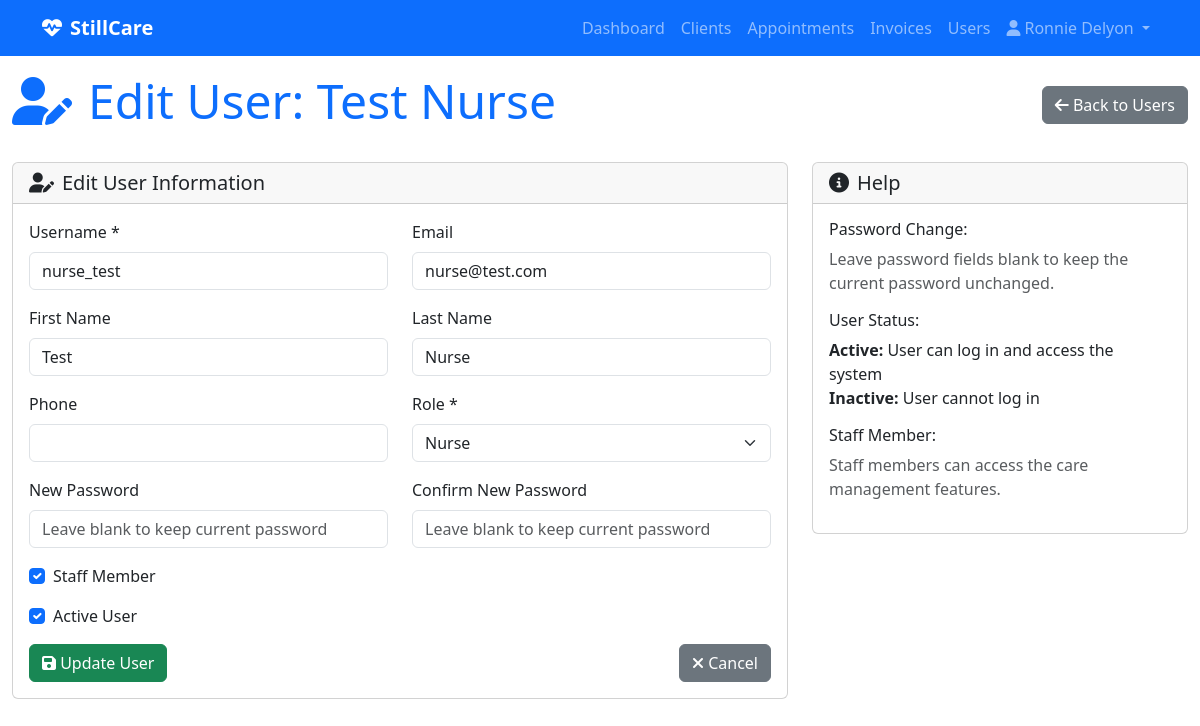
Page /users/1/edit/ (signed in) on the committed database.
### authentication/models.py (models this page shows, shortened)
class User(AbstractUser):
    ROLE_CHOICES = [
        ('nurse', 'Nurse'),
        ('admin', 'Admin'),
    ]
    role = models.CharField(
        max_length=10,
        choices=ROLE_CHOICES,
        default='nurse',
        help_text="User role in the system"
    )
    phone = models.CharField(max_length=20, blank=True, null=True)
    is_staff_member = models.BooleanField(
        default=True,
        help_text="Whether this user is a staff member"
    )
    login_code = models.CharField(
        max_length=6,
        unique=True,
        blank=True,
        null=True,
        validators=[
            RegexValidator(
                regex=r'^[0-9]{6}$',
                message='Login code must be exactly 6 digits.',
                code='invalid_login_code'
            ),
        ],
        help_text="6-digit code for app login (optional)"
    )
    biometric_id = models.CharField(
        max_length=255,
        unique=True,
        blank=True,
        null=True,
        help_text="Unique biometric identifier for fingerprint/face recognition (optional)"
    )
    class Meta:
        verbose_name = "User"
        verbose_name_plural = "Users"

### care_backend/views.py (the view, shortened to what this page needs)
# urls.py: path('users/<int:user_id>/edit/', views.user_edit, name='user_edit'),
@login_required
@user_passes_test(is_admin)
def user_edit(request, user_id):
    user = get_object_or_404(User, id=user_id)
    context = {
        'user_detail': user,
    }
    return render(request, 'users/edit.html', context)

### care_backend/views.py (called while the page is built)
def is_admin(user):
    return user.is_authenticated and (user.is_superuser or user.role == 'admin')

### templates/users/edit.html (shortened to what this page needs)
{% extends "base.html" %}
{% block content %}
<div class="d-flex justify-content-between align-items-center mb-4">
    <h1 class="display-5 text-primary">
        <i class="fas fa-user-edit me-3"></i>Edit User: {{ user_detail.get_full_name|default:user_detail.username }}
    </h1>
    <a href="{% url 'user_list' %}" class="btn btn-secondary">
        <i class="fas fa-arrow-left"></i> Back to Users
    </a>
</div>
<div class="row">
    <div class="col-lg-8">
        <div class="card">
            <div class="card-header">
                <h5 class="mb-0"><i class="fas fa-user-edit me-2"></i>Edit User Information</h5>
            </div>
            <div class="card-body">
                <form method="post">
                    <div class="row">
                        <div class="col-md-6 mb-3">
                            <label for="username" class="form-label">Username *</label>
                            <input type="text" class="form-control" id="username" name="username" value="{{ user_detail.username }}" required>
                        </div>
                        <div class="col-md-6 mb-3">
                            <label for="email" class="form-label">Email</label>
                            <input type="email" class="form-control" id="email" name="email" value="{{ user_detail.email|default:'' }}">
                        </div>
                    </div>
                    <div class="row">
                        <div class="col-md-6 mb-3">
                            <label for="first_name" class="form-label">First Name</label>
                            <input type="text" class="form-control" id="first_name" name="first_name" value="{{ user_detail.first_name|default:'' }}">
                        </div>
                        <div class="col-md-6 mb-3">
                            <label for="last_name" class="form-label">Last Name</label>
                            <input type="text" class="form-control" id="last_name" name="last_name" value="{{ user_detail.last_name|default:'' }}">
                        </div>
                    </div>
                    <div class="row">
                        <div class="col-md-6 mb-3">
                            <label for="phone" class="form-label">Phone</label>
                            <input type="tel" class="form-control" id="phone" name="phone" value="{{ user_detail.phone|default:'' }}">
                        </div>
                        <div class="col-md-6 mb-3">
                            <label for="role" class="form-label">Role *</label>
                            <select class="form-select" id="role" name="role" required>
                                <option value="nurse" {% if user_detail.role == 'nurse' %}selected{% endif %}>Nurse</option>
                            </select>
                        </div>
                    </div>
                    <div class="row">
                        <div class="col-md-6 mb-3">
                            <label for="password1" class="form-label">New Password</label>
                            <input type="password" class="form-control" id="password1" name="password1" placeholder="Leave blank to keep current password">
                        </div>
                        <div class="col-md-6 mb-3">
                            <label for="password2" class="form-label">Confirm New Password</label>
                            <input type="password" class="form-control" id="password2" name="password2" placeholder="Leave blank to keep current password">
                        </div>
                    </div>
                    <div class="mb-3">
                        <div class="form-check">
                            <input class="form-check-input" type="checkbox" id="is_staff_member" name="is_staff_member" {% if user_detail.is_staff_member %}checked{% endif %}>
                            <label class="form-check-label" for="is_staff_member">
                                Staff Member
                            </label>
                        </div>
                    </div>
                    <div class="mb-3">
                        <div class="form-check">
                            <input class="form-check-input" type="checkbox" id="is_active" name="is_active" {% if user_detail.is_active %}checked{% endif %}>
                            <label class="form-check-label" for="is_active">
                                Active User
                            </label>
                        </div>
                    </div>
                    <div class="d-flex justify-content-between">
                        <button type="submit" class="btn btn-success">
                            <i class="fas fa-save"></i> Update User
                        </button>
                        <a href="{% url 'user_list' %}" class="btn btn-secondary">
                            <i class="fas fa-times"></i> Cancel
                        </a>
                    </div>
                </form>
            </div>
        </div>
    </div>
    <div class="col-lg-4">
        <div class="card">
            <div class="card-header">
                <h5 class="mb-0"><i class="fas fa-info-circle me-2"></i>Help</h5>
            </div>
            <div class="card-body">
                <h6>Password Change:</h6>
                <p class="text-muted">Leave password fields blank to keep the current password unchanged.</p>
                <h6>User Status:</h6>
                <ul class="list-unstyled">
                    <li><strong>Active:</strong> User can log in and access the system</li>
                    <li><strong>Inactive:</strong> User cannot log in</li>
                </ul>
                <h6>Staff Member:</h6>
                <p class="text-muted">Staff members can access the care management features.</p>
            </div>
        </div>
    </div>
</div>
{% endblock %}

### templates/base.html (shortened to what this page needs)
<!DOCTYPE html>
<html lang="en">
<head>
    <link href="https://cdn.jsdelivr.net/npm/bootstrap@5.3.0/dist/css/bootstrap.min.css" rel="stylesheet">
    <link href="https://cdnjs.cloudflare.com/ajax/libs/font-awesome/6.4.0/css/all.min.css" rel="stylesheet">
    <link href="/static/styles.css" rel="stylesheet">
</head>
<body>
    <nav class="navbar navbar-expand-lg navbar-dark bg-primary fixed-top">
        <div class="container">
            <a class="navbar-brand fw-bold" href="/">
                <i class="fas fa-heartbeat me-2"></i>StillCare
            </a>
            <div class="collapse navbar-collapse" id="navbarNav">
                <ul class="navbar-nav ms-auto">
                    <li class="nav-item"><a class="nav-link" href="/">Dashboard</a></li>
                    <li class="nav-item"><a class="nav-link" href="/clients/">Clients</a></li>
                    <li class="nav-item"><a class="nav-link" href="/appointments/">Appointments</a></li>
                    <li class="nav-item"><a class="nav-link" href="/invoices/">Invoices</a></li>
                    {% if user.is_authenticated and user.role == 'admin' or user.is_superuser %}
                    <li class="nav-item"><a class="nav-link" href="/users/">Users</a></li>
                    {% endif %}
                    {% if user.is_authenticated %}
                    <li class="nav-item dropdown">
                        <a class="nav-link dropdown-toggle" href="#" id="navbarDropdown" role="button" data-bs-toggle="dropdown">
                            <i class="fas fa-user me-1"></i>{{ user.get_full_name|default:user.username }}
                        </a>
                    </li>
                    {% endif %}
                </ul>
            </div>
        </div>
    </nav>
    <div class="container-fluid mt-5 pt-4">
        {% block content %}{% endblock %}
    </div>
</body>
</html>

### rows in the picture
User: get_full_name "Ronnie Delyon"
User: get_full_name "Test Nurse", username "nurse_test", email "nurse@test.com", first_name "Test", last_name "Nurse", role "Nurse", is_staff_member "☑", is_active "☑"
